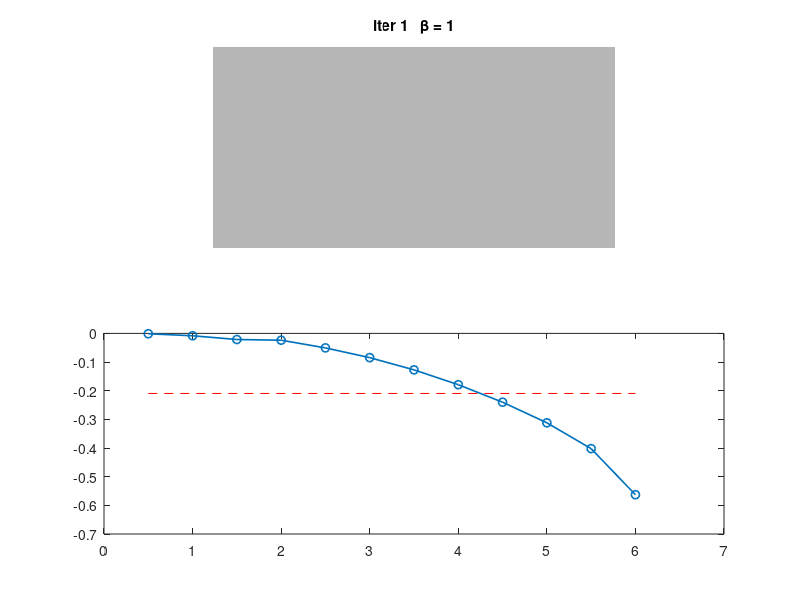

Recreate this plot in MATLAB. (Note: this script raises an error after producing the figure.)
function [xPhys, hist] = top2d_cf(p)
%TOP2D_CF  Topology optimisation of a 2-D constant-force compliant mechanism.
%
%   Unlike top3d (minimum compliance), this code does NOT look for the
%   stiffest structure. It searches for a material layout whose OUTPUT FORCE
%   stays flat while the input port keeps travelling:
%
%       min_x   J = (1/|P|) * sum_{k in P} [ (Fout_k - Ftar) / Ftar ]^2
%       s.t.    V(x)/V0 <= volfrac
%               R(U_k, x) = 0          (nonlinear equilibrium, every step k)
%               0 <= x <= 1
%
%   P is the "plateau window": load steps nRise+1 ... nStep. Steps 1..nRise
%   are the preload / rise region and are deliberately left unconstrained,
%   because every real constant-force mechanism needs a rise before the
%   plateau (cf. Xia et al.: 2.2 mm preload, then 6.4 mm of constant force).
%
%   WHY IT MUST BE NONLINEAR
%   A linear analysis gives F = K u. Force is then proportional to
%   displacement and a plateau is mathematically impossible. The flat region
%   comes from large-deformation / post-buckling behaviour, so the code uses
%   a total-Lagrangian formulation with a neo-Hookean material and solves
%   displacement-controlled Newton-Raphson at every load step.
%
%   MODEL (edit the "PROBLEM SET-UP" block to change it)
%
%        |<---------------- Lx ---------------->|
%        +--------------------------------------o  <- output dof (vertical)
%     // |                                      |     grounded via spring kout
%     // |            design domain             |     (= tissue / simulant)
%     // |                                      |
%     // |                                      o <- input dof (horizontal)
%     // +--------------------------------------+    prescribed stroke uin
%      clamped
%
%   USAGE
%       top2d_cf                       % defaults
%       p.nelx = 90; p.Ftar = 2.0;
%       [x, hist] = top2d_cf(p);       % override any default below
%
%   OPTIMISER
%       Uses Svanberg's mmasub.m if it is on the MATLAB path (recommended;
%       free for academic use on request from the author). Otherwise falls
%       back to a projected-gradient step with bisection on the volume
%       multiplier -- slower and fussier, but it runs out of the box.
%
%   Element formulation and adjoint sensitivities verified against finite
%   differences (relative error ~1e-9 and ~1e-7 respectively).

% ============================== DEFAULTS =================================
d.nelx    = 60;      % elements along x
d.nely    = 30;      % elements along y
d.Lx      = 0.030;   % m   domain length  (element size h = Lx/nelx)
d.thk     = 0.004;   % m   out-of-plane thickness
d.E0      = 2.0e9;   % Pa  solid modulus (printed resin / nylon)
d.Emin    = 1e-6;    % -   void modulus, relative to E0
d.nu      = 0.40;    % -   Poisson ratio
d.volfrac = 0.30;
d.penal   = 3;
d.rmin    = 2.5;     % filter radius, in elements
d.beta    = 1;       % Heaviside sharpness (doubled every betaIter)
d.betaMax = 16;
d.betaIter= 40;
d.eta     = 0.5;     % projection threshold
d.uin     = -0.006;  % m   TOTAL input stroke (negative = pushing into domain)
d.nStep   = 12;      % load steps over that stroke
d.nRise   = 4;       % steps 1..nRise are the rise region (not constrained)
d.kout    = 1.0e3;   % N/m output spring = tissue/simulant contact stiffness
d.Ftar    = [];      % N   target plateau force; [] = auto from initial design
d.maxIter = 150;
d.move    = 0.05;
d.tolNR   = 1e-9;    % relative residual tolerance
d.maxNR   = 30;
d.plotOn  = true;

if nargin == 0, p = struct(); end
fn = fieldnames(d);
for i = 1:numel(fn)
    if ~isfield(p, fn{i}), p.(fn{i}) = d.(fn{i}); end
end
nelx = p.nelx; nely = p.nely; nele = nelx*nely;
h    = p.Lx/nelx;

% ========================= MESH AND CONNECTIVITY =========================
nodenrs = reshape(1:(nelx+1)*(nely+1), nely+1, nelx+1);  % (j = y from bottom)
ndof    = 2*(nelx+1)*(nely+1);
nBL = nodenrs(1:nely,   1:nelx  );
nBR = nodenrs(1:nely,   2:nelx+1);
nTR = nodenrs(2:nely+1, 2:nelx+1);
nTL = nodenrs(2:nely+1, 1:nelx  );
edofMat = [2*nBL(:)-1 2*nBL(:) 2*nBR(:)-1 2*nBR(:) ...
           2*nTR(:)-1 2*nTR(:) 2*nTL(:)-1 2*nTL(:)];   % CCW: BL BR TR TL
rowIdx = repelem(edofMat, 1, 8);   % col c -> edofMat(:, ceil(c/8))
colIdx = repmat( edofMat, 1, 8);   % col c -> edofMat(:, mod(c-1,8)+1)

% ---------------------------- PROBLEM SET-UP -----------------------------
fixdof = [2*nodenrs(:,1)-1; 2*nodenrs(:,1)];          % left edge clamped
indof  = 2*nodenrs(round((nely+1)/2), nelx+1) - 1;    % mid-right, horizontal
outdof = 2*nodenrs(nely+1,            nelx+1);        % top-right, vertical
freedof = setdiff(1:ndof, [fixdof; indof])';   % column, so K\R stays consistent

% ===================== ELEMENT PRE-COMPUTATION (once) ====================
% All elements are identical squares in the reference configuration, so the
% shape-function derivatives and Jacobian are the same for every element.
gp = [-1 1]/sqrt(3);
Xe = [0 0; h 0; h h; 0 h];
dNdX_all = zeros(2,4,4); wdet = zeros(4,1); g = 0;
for xi = gp
    for eta = gp
        g = g+1;
        dNdxi = 0.25*[-(1-eta)  (1-eta)  (1+eta) -(1+eta);
                      -(1-xi)  -(1+xi)   (1+xi)   (1-xi)];
        J0 = dNdxi*Xe;
        dNdX_all(:,:,g) = J0\dNdxi;
        wdet(g) = det(J0)*p.thk;     % 1*1 Gauss weights
    end
end
mu1  = 1/(2*(1+p.nu));                      % neo-Hookean constants at E = 1
lam1 = p.nu/((1+p.nu)*(1-2*p.nu));          % (plane strain)

% ============================ DENSITY FILTER =============================
iH = ones(nele*(2*(ceil(p.rmin)-1)+1)^2,1); jH = iH; sH = zeros(size(iH)); k = 0;
for i1 = 1:nelx
    for j1 = 1:nely
        e1 = (i1-1)*nely + j1;
        for i2 = max(i1-(ceil(p.rmin)-1),1):min(i1+(ceil(p.rmin)-1),nelx)
            for j2 = max(j1-(ceil(p.rmin)-1),1):min(j1+(ceil(p.rmin)-1),nely)
                e2 = (i2-1)*nely + j2; k = k+1;
                iH(k) = e1; jH(k) = e2;
                sH(k) = max(0, p.rmin - sqrt((i1-i2)^2+(j1-j2)^2));
            end
        end
    end
end
H = sparse(iH(1:k), jH(1:k), sH(1:k)); Hs = sum(H,2);

% ============================== INITIALISE ===============================
x    = p.volfrac*ones(nele,1);
beta = p.beta;  Ftar = p.Ftar;
useMMA = (exist('mmasub','file') == 2);
if useMMA
    xold1 = x; xold2 = x; low = []; upp = [];
    a0 = 1; am = 0; cm = 1000; dm = 0;
end
hist = struct('J',[],'vol',[],'Fout',[],'change',[]);
uPath = abs(p.uin)*(1:p.nStep)'/p.nStep;
fprintf('%5s %11s %8s %9s %9s %7s\n','iter','J','vol','Fmean','ripple%','change');

% ============================= MAIN LOOP =================================
for iter = 1:p.maxIter
    % ---- filter + Heaviside projection ----
    xTilde = (H*x)./Hs;
    tb = tanh(beta*p.eta);
    xPhys  = (tb + tanh(beta*(xTilde-p.eta)))/(tb + tanh(beta*(1-p.eta)));
    dxdxt  = beta*(1 - tanh(beta*(xTilde-p.eta)).^2)/(tb + tanh(beta*(1-p.eta)));

    Eabs  = p.E0*(p.Emin + xPhys.^p.penal*(1-p.Emin));
    dEabs = p.E0*p.penal*xPhys.^(p.penal-1)*(1-p.Emin);

    % ---- incremental nonlinear analysis + adjoint sensitivities ----
    U = zeros(ndof,1); Fout = zeros(p.nStep,1); dFout = zeros(nele,p.nStep);
    ok = true;
    for kstep = 1:p.nStep
        [U, Kff, fhat, good] = nlstep(U, p.uin*kstep/p.nStep);
        if ~good, ok = false; break; end
        Fout(kstep) = p.kout*U(outdof);
        if kstep > p.nRise
            rhs = zeros(ndof,1); rhs(outdof) = p.kout;
            lam = zeros(ndof,1); lam(freedof) = Kff\rhs(freedof);
            dFout(:,kstep) = -dEabs .* sum(lam(edofMat).*fhat, 2);
        end
    end
    if ~ok
        warning('Newton failed at step %d (iter %d). Reduce move / uin.', kstep, iter);
        break
    end

    % ---- pick the plateau target on the first pass, if not given ----
    if isempty(Ftar)
        Ftar = median(Fout(p.nRise+1:end));
        fprintf('  auto target Ftar = %.3f N (median of initial plateau window)\n', Ftar);
    end

    % ---- objective and gradient ----
    P  = (p.nRise+1):p.nStep;  nP = numel(P);
    r  = (Fout(P) - Ftar)/Ftar;
    J  = sum(r.^2)/nP;
    dJ = dFout(:,P) * (2*r/(Ftar*nP));        % d/d xPhys

    % ---- chain rule back through projection and filter ----
    dJ = H*((dJ.*dxdxt)./Hs);
    dV = H*((ones(nele,1).*dxdxt)./Hs)/nele;

    % ---- design update ----
    if useMMA
        [xmma,~,~,~,~,~,~,~,~,low,upp] = mmasub(1,nele,iter,x,max(0,x-p.move), ...
            min(1,x+p.move),xold1,xold2,J,dJ,mean(xPhys)/p.volfrac-1, ...
            (dV/p.volfrac)',low,upp,a0,am,cm,dm);
        xold2 = xold1; xold1 = x; xnew = xmma;
    else
        % normalise both gradients to O(1) so the bisection bracket is valid
        dJn = dJ/max(max(abs(dJ)), eps);
        dVn = dV/max(max(abs(dV)), eps);
        l1 = -1e4; l2 = 1e4;
        while (l2-l1) > 1e-6
            lm = 0.5*(l1+l2);
            xnew = min(1, max(0, min(x+p.move, max(x-p.move, x - p.move*(dJn + lm*dVn)))));
            xtn  = (H*xnew)./Hs;
            xpn  = (tb + tanh(beta*(xtn-p.eta)))/(tb + tanh(beta*(1-p.eta)));
            if mean(xpn) > p.volfrac, l1 = lm; else, l2 = lm; end
        end
    end
    change = max(abs(xnew - x));  x = xnew;

    % ---- report ----
    Fp = Fout(P);
    ripple = 100*(max(Fp)-min(Fp))/mean(Fp);
    fprintf('%5i %11.4e %8.3f %9.3f %9.2f %7.4f\n', ...
            iter, J, mean(xPhys), mean(Fp), ripple, change);
    hist.J(end+1) = J; hist.vol(end+1) = mean(xPhys);
    hist.Fout(:,end+1) = Fout; hist.change(end+1) = change;

    if p.plotOn, drawState(); end

    % ---- beta continuation + convergence ----
    if mod(iter, p.betaIter) == 0 && beta < p.betaMax
        beta = 2*beta; change = 1;
        fprintf('  beta -> %g\n', beta);
    end
    if change < 0.002 && beta >= p.betaMax, break; end
end

% ======================== NESTED HELPER FUNCTIONS ========================
    function [Uo, Kff, fhat, good] = nlstep(U0, uTarget)
        % Displacement-controlled Newton-Raphson with sub-stepping fallback.
        Uo = U0; good = false; Kff = []; fhat = [];
        uStart = U0(indof);
        nSub = 1;
        while nSub <= 8
            Utry = U0; conv = true;
            for sub = 1:nSub
                Utry(indof) = uStart + (uTarget-uStart)*sub/nSub;
                [Utry, Kff, fhat, conv] = newton(Utry);
                if ~conv, break; end
            end
            if conv, Uo = Utry; good = true; return; end
            nSub = 2*nSub;
        end
    end

    function [U, Kff, fhat, conv] = newton(U)
        conv = false; Kff = []; fhat = [];
        for it = 1:p.maxNR
            [fh, kh] = elemNH(U(edofMat));
            Fint = accumarray(edofMat(:), reshape(fh.*Eabs,[],1), [ndof 1]);
            Fint(outdof) = Fint(outdof) + p.kout*U(outdof);
            sK = kh.*Eabs;
            K  = sparse(rowIdx(:), colIdx(:), sK(:), ndof, ndof);
            K(outdof,outdof) = K(outdof,outdof) + p.kout;
            Kff = K(freedof,freedof); fhat = fh;
            R = Fint(freedof); nR = norm(R);
            if nR < p.tolNR*max(1, norm(Fint)), conv = true; return; end
            dU = -Kff\R;
            % step-halving line search
            alpha = 1;
            for ls = 1:6
                Ut = U; Ut(freedof) = U(freedof) + alpha*dU;
                fh2 = elemNH(Ut(edofMat));
                F2 = accumarray(edofMat(:), reshape(fh2.*Eabs,[],1), [ndof 1]);
                F2(outdof) = F2(outdof) + p.kout*Ut(outdof);
                if norm(F2(freedof)) < nR || alpha < 0.05, break; end
                alpha = alpha/2;
            end
            U(freedof) = U(freedof) + alpha*dU;
        end
    end

    function [fhat, khat] = elemNH(Ue)
        % Unit-modulus neo-Hookean element, vectorised over all elements.
        % Returns fhat (nele x 8) and khat (nele x 64, col c = (I-1)*8 + Jj).
        wantK = (nargout > 1);
        fhat = zeros(nele,8);
        if wantK, khat = zeros(nele,64); else, khat = []; end
        ix = [1 3 5 7]; iy = [2 4 6 8];
        for gg = 1:4
            dNdX = dNdX_all(:,:,gg); w = wdet(gg);
            F11 = 1 + Ue(:,ix)*dNdX(1,:)';  F12 = Ue(:,ix)*dNdX(2,:)';
            F21 =     Ue(:,iy)*dNdX(1,:)';  F22 = 1 + Ue(:,iy)*dNdX(2,:)';
            C11 = F11.^2 + F21.^2;
            C12 = F11.*F12 + F21.*F22;
            C22 = F12.^2 + F22.^2;
            detC = max(C11.*C22 - C12.^2, 1e-6);   % guard on inverted voids
            lnJ  = 0.5*log(detC);
            Ci11 = C22./detC; Ci22 = C11./detC; Ci12 = -C12./detC;
            S11 = mu1*(1-Ci11) + lam1*lnJ.*Ci11;
            S22 = mu1*(1-Ci22) + lam1*lnJ.*Ci22;
            S12 = mu1*(  -Ci12) + lam1*lnJ.*Ci12;
            B1 = zeros(nele,8); B2 = zeros(nele,8); B3 = zeros(nele,8);
            for a = 1:4
                d1 = dNdX(1,a); d2 = dNdX(2,a);
                B1(:,2*a-1) = F11*d1;          B1(:,2*a) = F21*d1;
                B2(:,2*a-1) = F12*d2;          B2(:,2*a) = F22*d2;
                B3(:,2*a-1) = F11*d2 + F12*d1; B3(:,2*a) = F21*d2 + F22*d1;
            end
            fhat = fhat + w*(B1.*S11 + B2.*S22 + B3.*S12);
            if ~wantK, continue; end
            c   = 2*(mu1 - lam1*lnJ);
            D11 = lam1*Ci11.*Ci11 + c.*Ci11.^2;
            D12 = lam1*Ci11.*Ci22 + c.*Ci12.^2;
            D13 = lam1*Ci11.*Ci12 + c.*Ci11.*Ci12;
            D22 = lam1*Ci22.*Ci22 + c.*Ci22.^2;
            D23 = lam1*Ci22.*Ci12 + c.*Ci12.*Ci22;
            D33 = lam1*Ci12.*Ci12 + c.*0.5.*(Ci11.*Ci22 + Ci12.^2);
            for I = 1:8
                DB1 = D11.*B1(:,I) + D12.*B2(:,I) + D13.*B3(:,I);
                DB2 = D12.*B1(:,I) + D22.*B2(:,I) + D23.*B3(:,I);
                DB3 = D13.*B1(:,I) + D23.*B2(:,I) + D33.*B3(:,I);
                for Jj = I:8
                    kij = w*(DB1.*B1(:,Jj) + DB2.*B2(:,Jj) + DB3.*B3(:,Jj));
                    if mod(I,2) == mod(Jj,2)          % geometric stiffness
                        a = ceil(I/2); b = ceil(Jj/2);
                        kij = kij + w*( dNdX(1,a)*(S11*dNdX(1,b) + S12*dNdX(2,b)) ...
                                      + dNdX(2,a)*(S12*dNdX(1,b) + S22*dNdX(2,b)) );
                    end
                    khat(:,(I-1)*8+Jj) = khat(:,(I-1)*8+Jj) + kij;
                    if Jj > I
                        khat(:,(Jj-1)*8+I) = khat(:,(Jj-1)*8+I) + kij;
                    end
                end
            end
        end
    end

    function drawState()
        subplot(2,1,1);
        imagesc(1-reshape(xPhys,nely,nelx));
        axis equal; axis off; axis xy; colormap(gray); caxis([0 1]);
        title(sprintf('iter %d   \\beta = %g', iter, beta));
        subplot(2,1,2); cla;
        plot(1e3*uPath, Fout, '-o', 'LineWidth', 1.2); hold on
        plot(1e3*uPath([1 end]), [Ftar Ftar], 'r--');
        yl = [0 max(1.2*max(Fout), 1.2*Ftar)];
        plot(1e3*uPath(p.nRise)*[1 1], yl, 'k:');
        ylim(yl); xlabel('input stroke (mm)'); ylabel('F_{out} (N)');
        legend('mechanism','target','plateau starts','Location','SouthEast');
        grid on; drawnow;
    end
end
